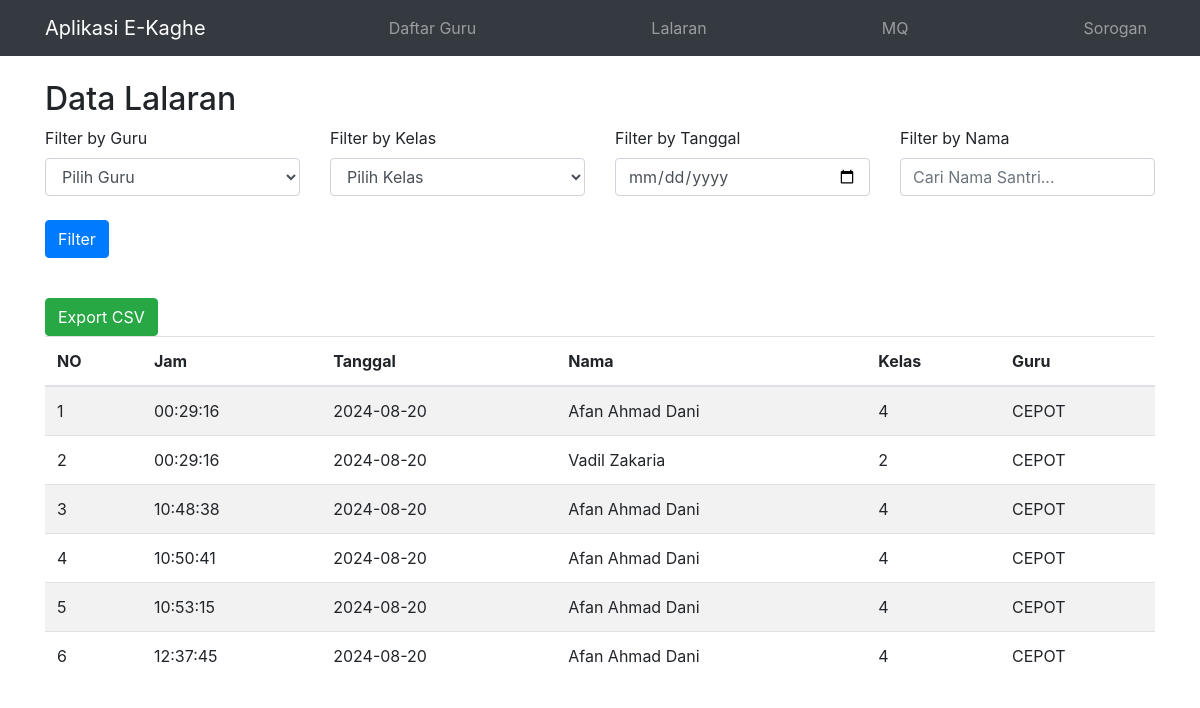
The app's page /absenlalaran.php with its own data.
### tables this page shows
CREATE TABLE `lalaran` (
  `id` int(11) NOT NULL,
  `jam` time NOT NULL,
  `tanggal` date NOT NULL,
  `id_santri` int(11) NOT NULL
);

CREATE TABLE `daftar_santri` (
  `id` int(11) NOT NULL,
  `nama` varchar(255) NOT NULL,
  `kamar` varchar(25) NOT NULL,
  `kelas` varchar(25) NOT NULL,
  `formal` varchar(25) NOT NULL,
  `diniyah` varchar(25) NOT NULL,
  `ortu` varchar(25) NOT NULL,
  `alamat` text NOT NULL,
  `telepon` varchar(25) NOT NULL,
  `guru` varchar(11) NOT NULL
);

CREATE TABLE `guru` (
  `id` int(11) NOT NULL,
  `nama` varchar(50) NOT NULL,
  `pelajaran` varchar(50) NOT NULL
);

### absenlalaran.php (the view, shortened to what this page needs)
<?php
include 'db.php';
$filter_guru = isset($_GET['filter_guru']) ? $_GET['filter_guru'] : '';
$filter_kelas = isset($_GET['filter_kelas']) ? $_GET['filter_kelas'] : '';
$filter_tanggal = isset($_GET['filter_tanggal']) ? $_GET['filter_tanggal'] : '';
$filter_nama = isset($_GET['filter_nama']) ? $_GET['filter_nama'] : '';
$sql = "SELECT
            lalaran.id,
            lalaran.jam,
            lalaran.tanggal,
            lalaran.id_santri,
            daftar_santri.nama,
            daftar_santri.kelas,
            daftar_santri.guru,
            daftar_santri.kamar,
            guru.id AS id_guru,
            guru.nama AS nama_guru
        FROM
            lalaran
        JOIN
            daftar_santri ON lalaran.id_santri = daftar_santri.id
        JOIN
            guru ON daftar_santri.guru = guru.id
        WHERE 1=1";
$result = $conn->query($sql);
include 'header.php';
?>
<body>
    <div class="container mt-4">
        <h2>Data Lalaran</h2>
        <form method="GET" class="mb-3">
            <div class="row">
                <div class="col-md-3">
                    <label for="filter_guru">Filter by Guru</label>
                    <select name="filter_guru" id="filter_guru" class="form-control">
                        <option value="">Pilih Guru</option>
                    </select>
                </div>
                <div class="col-md-3">
                    <label for="filter_kelas">Filter by Kelas</label>
                    <select name="filter_kelas" id="filter_kelas" class="form-control">
                        <option value="">Pilih Kelas</option>
                    </select>
                </div>
                <div class="col-md-3">
                    <label for="filter_tanggal">Filter by Tanggal</label>
                    <input type="date" name="filter_tanggal" id="filter_tanggal" class="form-control" value="<?php echo isset($_GET['filter_tanggal']) ? $_GET['filter_tanggal'] : ''; ?>">
                </div>
                <div class="col-md-3">
                    <label for="filter_nama">Filter by Nama</label>
                    <input type="text" name="filter_nama" id="filter_nama" class="form-control" placeholder="Cari Nama Santri..." value="<?php echo isset($_GET['filter_nama']) ? $_GET['filter_nama'] : ''; ?>">
                </div>
                <div class="col-md-3 mt-4">
                    <button type="submit" class="btn btn-primary">Filter</button>
                </div>
            </div>
        </form>
        <div class="row">
            <div class="col-md-4">
                <a href="export_csv.php?filter_guru=<?php echo $filter_guru; ?>&filter_kelas=<?php echo $filter_kelas; ?>&filter_tanggal=<?php echo $filter_tanggal; ?>&filter_nama=<?php echo $filter_nama; ?>&kegiatan=lalaran" class="btn btn-success mt-4">Export CSV</a>
            </div>
        </div>
        <table class="table table-striped" id="dataTable">
            <thead>
                <tr>
                    <th scope="col">NO</th>
                    <th scope="col">Jam</th>
                    <th scope="col">Tanggal</th>
                    <th scope="col">Nama</th>
                    <th scope="col">Kelas</th>
                    <th scope="col">Guru</th>
                </tr>
            </thead>
            <tbody>
                <?php
                if ($result->num_rows > 0) {
                    $n = 0;
                    while ($row = $result->fetch_assoc()) {
                        $n++;
                        echo '<tr>';
                        echo '<td>' . $n . '</td>';
                        echo '<td>' . $row['jam'] . '</td>';
                        echo '<td>' . $row['tanggal'] . '</td>';
                        echo '<td>' . $row['nama'] . '</td>';
                        echo '<td>' . $row['kelas'] . '</td>';
                        echo '<td>' . $row['nama_guru'] . '</td>';
                        echo '</tr>';
                    }
                } else {
                    echo '<tr><td colspan="6">Tidak ada data.</td></tr>';
                }
                ?>
            </tbody>
        </table>
    </div>
<?php include 'footer.php'; ?>
</body>

### header.php (shortened to what this page needs)
<!DOCTYPE html>
<html lang="en">
<head>
    <link href="https://stackpath.bootstrapcdn.com/bootstrap/4.5.2/css/bootstrap.min.css" rel="stylesheet">
</head>
<body>
    <nav class="navbar navbar-expand-lg navbar-dark bg-dark">
        <div class="container">
            <a class="navbar-brand" href="index.php">Aplikasi E-Kaghe</a>
            <div class="collapse navbar-collapse" id="navbarNav">
                <ul class="navbar-nav ml-auto">
                    <li class="nav-item">
                        <a class="nav-link" href="guru.php">Daftar Guru</a>
                    </li>
                </ul>
            </div>
            <div class="collapse navbar-collapse" id="navbarNav">
                <ul class="navbar-nav ml-auto">
                    <li class="nav-item">
                        <a class="nav-link" href="absenlalaran.php">Lalaran</a>
                    </li>
                </ul>
            </div>
            <div class="collapse navbar-collapse" id="navbarNav">
                <ul class="navbar-nav ml-auto">
                    <li class="nav-item">
                        <a class="nav-link" href="absenmq.php">MQ</a>
                    </li>
                </ul>
            </div>
            <div class="collapse navbar-collapse" id="navbarNav">
                <ul class="navbar-nav ml-auto">
                    <li class="nav-item">
                        <a class="nav-link" href="absensorogan.php">Sorogan</a>
                    </li>
                </ul>
            </div>
        </div>
    </nav>

### footer.php (shortened to what this page needs)
</body>
</html>

### records on screen
lalaran: jam "00:29:16", tanggal "2024-08-20", daftar_santri.nama "Afan Ahmad Dani", daftar_santri.kelas "4", guru.nama "CEPOT"
lalaran: jam "00:29:16", tanggal "2024-08-20", daftar_santri.nama "Vadil Zakaria", daftar_santri.kelas "2", guru.nama "CEPOT"
lalaran: jam "10:48:38", tanggal "2024-08-20", daftar_santri.nama "Afan Ahmad Dani", daftar_santri.kelas "4", guru.nama "CEPOT"
lalaran: jam "10:50:41", tanggal "2024-08-20", daftar_santri.nama "Afan Ahmad Dani", daftar_santri.kelas "4", guru.nama "CEPOT"
lalaran: jam "10:53:15", tanggal "2024-08-20", daftar_santri.nama "Afan Ahmad Dani", daftar_santri.kelas "4", guru.nama "CEPOT"
lalaran: jam "12:37:45", tanggal "2024-08-20", daftar_santri.nama "Afan Ahmad Dani", daftar_santri.kelas "4", guru.nama "CEPOT"
